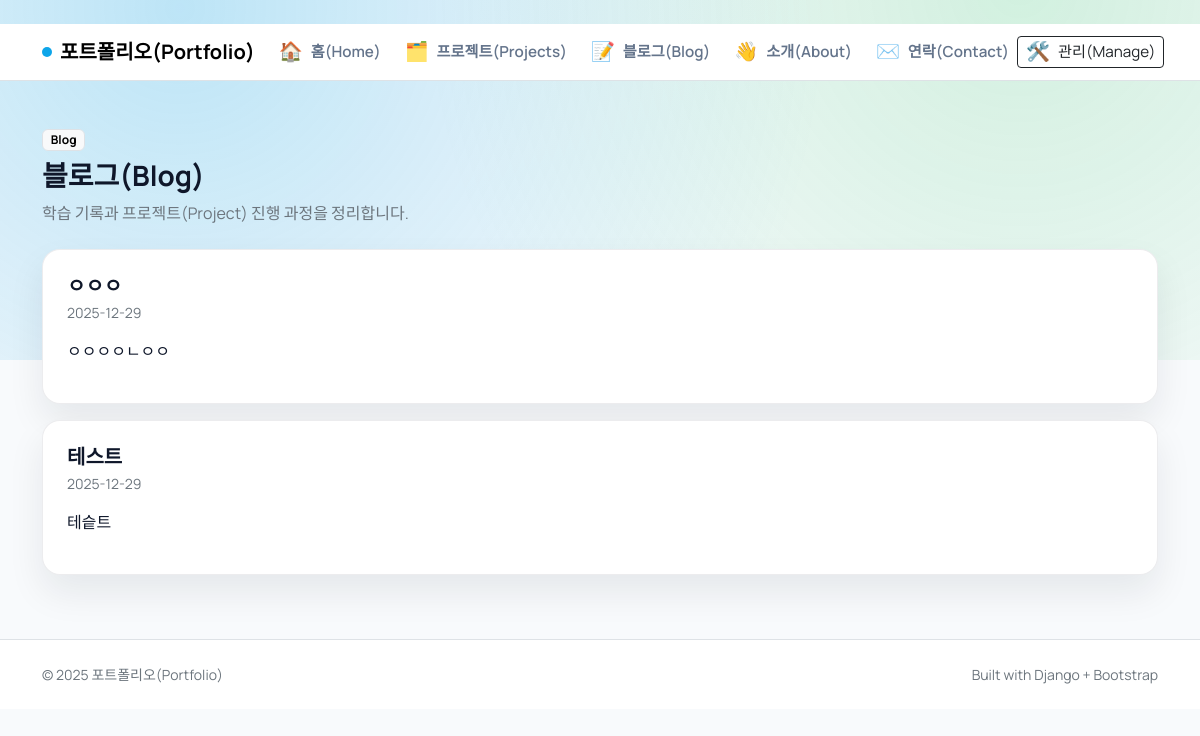
/blog/, run on an earlier commit of the app's database.
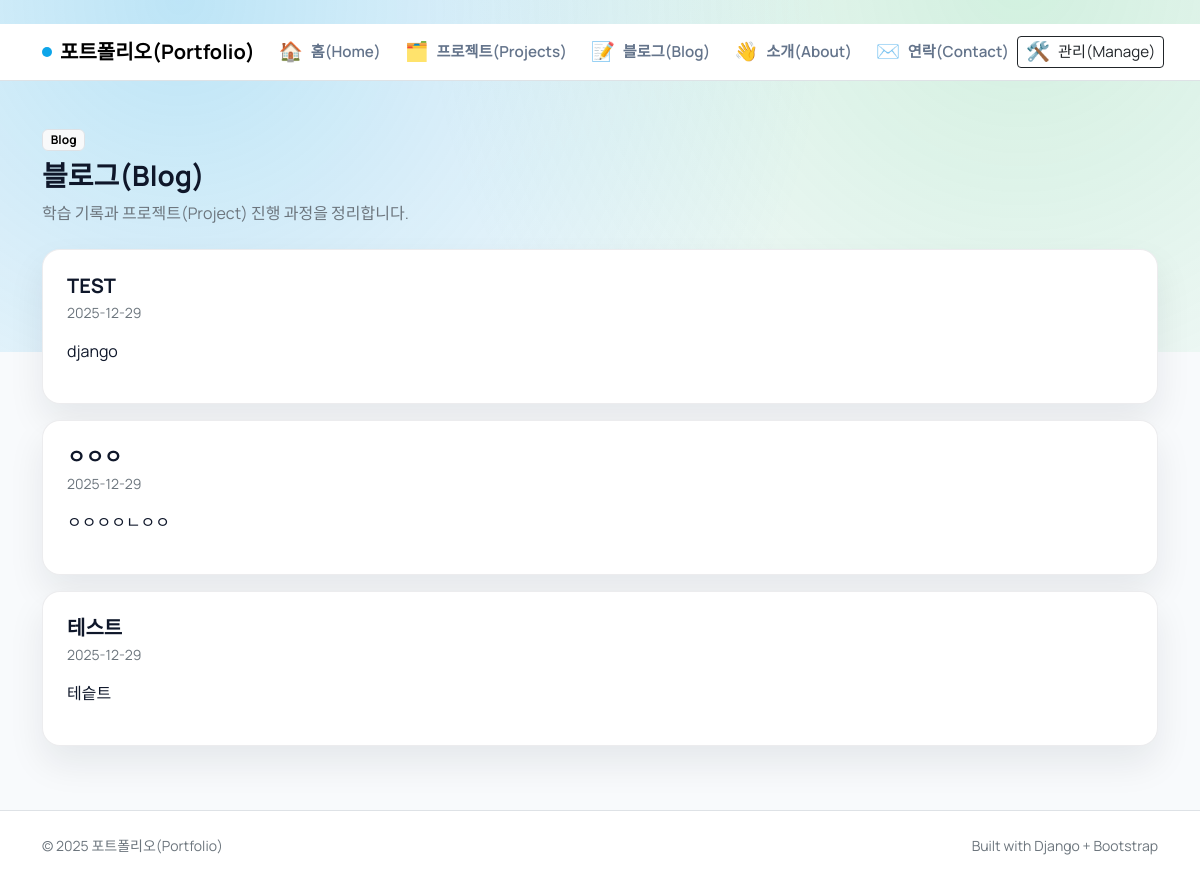
And on a later commit of the database.
### blog/models.py (models this page shows, shortened)
class Post(models.Model):
    STATUS_DRAFT = "draft"
    STATUS_PUBLISHED = "published"
    STATUS_CHOICES = [
        (STATUS_DRAFT, "Draft"),
        (STATUS_PUBLISHED, "Published"),
    ]
    title = models.CharField(max_length=200)
    content = models.TextField()
    status = models.CharField(max_length=10, choices=STATUS_CHOICES, default=STATUS_PUBLISHED)
    created_at = models.DateTimeField(default=timezone.now)
    updated_at = models.DateTimeField(null=True, blank=True)

### blog/views.py (the view)
# urls.py: path("", views.post_list, name="post_list"),
def post_list(request):
    posts = Post.objects.filter(status=Post.STATUS_PUBLISHED).order_by("-created_at")
    return render(request, "blog/post_list.html", {"posts": posts})

### blog/templates/blog/post_list.html (shortened to what this page needs)
﻿{% extends "blog/base.html" %}
{% block content %}
<section class="mb-4 fade-up">
  <span class="badge text-bg-light border mb-2">Blog</span>
  <h1 class="h3 fw-bold mb-2">블로그(Blog)</h1>
  <p class="text-secondary mb-0">학습 기록과 프로젝트(Project) 진행 과정을 정리합니다.</p>
</section>
{% for post in posts %}
  <article class="surface p-4 mb-3">
    <h2 class="h5 fw-bold mb-1">{{ post.title }}</h2>
    <div class="text-secondary small mb-3">{{ post.created_at|date:"Y-m-d" }}</div>
    <div>{{ post.content|linebreaks }}</div>
  </article>
{% empty %}
  <div class="alert alert-info">아직 게시글이 없습니다. 관리(Manage)에서 글을 작성하세요.</div>
{% endfor %}
{% endblock %}

What changed in the data, as far as the page shows it:
added Post: title "TEST", created_at "2025-12-29", content "django"
